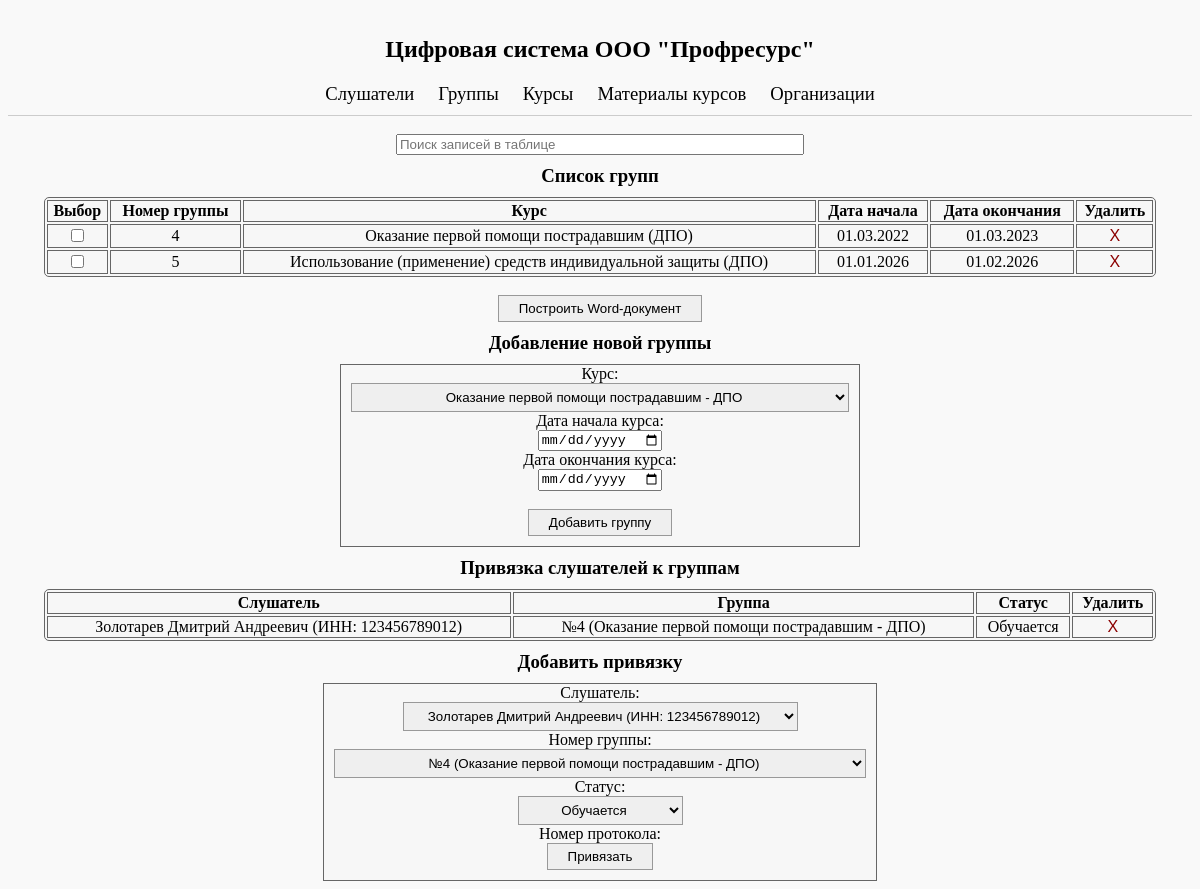
Before: /groups/ with the older database file.
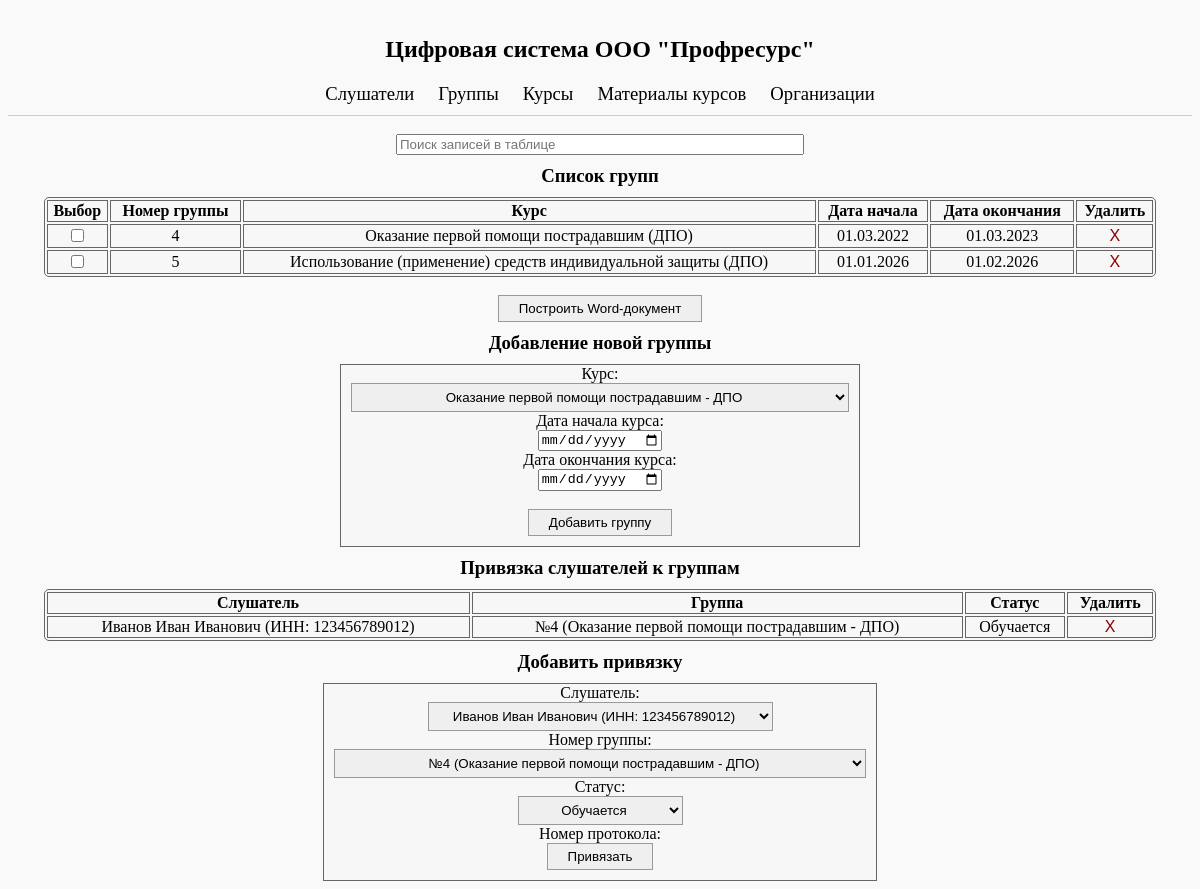
After: the same page with the newer database file.
### main/models.py (models this page shows)
class Группы(models.Model):
    Курс = models.ForeignKey(Курсы, on_delete=models.CASCADE)
    Дата_начала_курса = models.DateField(blank=True, null=True)
    Дата_окончания_курса = models.DateField(blank=True, null=True)

class Курсы(models.Model):
    Тип = models.ForeignKey(Типы_курсов, on_delete=models.CASCADE)
    Название = models.CharField(max_length=255)
    Объём_часов = models.IntegerField(blank=True, null=False, default=0)

class Типы_курсов(models.Model):
    Название = models.CharField(max_length=10, unique=True)

class Человек_группа(models.Model):
    Слушатель = models.ForeignKey(Слушатели, on_delete=models.CASCADE)
    Группа = models.ForeignKey(Группы, on_delete=models.CASCADE)
    Статус = models.ForeignKey(Статусы, on_delete=models.CASCADE, null=False, default="")

class Слушатели(models.Model):
    Фамилия = models.CharField(max_length=100, null=False)
    Имя = models.CharField(max_length=100, null=False)
    Отчество = models.CharField(max_length=100, blank=True, null=True)
    Дата_рождения = models.DateField(null=False)
    Пол = models.ForeignKey(Пол, on_delete=models.SET_NULL, null=True)
    Серия_паспорта = models.CharField(max_length=10, blank=True, null=True)
    Номер_паспорта = models.CharField(max_length=20, blank=True, null=False)
    Гражданство = models.ForeignKey(Страны, on_delete=models.SET_NULL, null=True)
    Номер_СНИЛС = models.CharField(max_length=11, blank=True, null=True)
    ИНН = models.CharField(max_length=12, blank=True, null=True, unique=True)
    Телефон = models.CharField(max_length=10, blank=True, null=True)
    Email = models.EmailField(blank=True, null=True)

class Статусы(models.Model):
    Название = models.CharField(max_length=50, null=False, default="")

### main/views.py (the view, shortened to what this page needs)
# urls.py: path('groups/', views.группы_view, name='group_list'),
def группы_view(request):
    return render(request, 'main/GroupList.html', {
        'курсы': Курсы.objects.all(),
        'слушатели': Слушатели.objects.all(),
        'группы': Группы.objects.all(),
        'Человек_группа': Человек_группа.objects.all(),
        'статусы': Статусы.objects.all(),
    })

### main/templates/main/GroupList.html (shortened to what the changed rows need)
{% extends 'main/MainMenu.html' %}
{% block content %}
    <div>
        <table class="table" id = "group-table">
            <thead>
                <tr>
                    <th>Выбор</th>
                    <th>Номер группы</th>
                    <th>Курс</th>
                    <th>Дата начала</th>
                    <th>Дата окончания</th>
                    <th>Удалить</th>
                </tr>
            </thead>
            <tbody>
                {% for группа in группы %}
                    <tr data-id="{{ группа.id }}">
                        <td><input type="checkbox"></td>
                        <td>{{ группа.id }}</td>
                        <td>{{ группа.Курс.Название }} ({{ группа.Курс.Тип.Название }})</td>
                        <td>{{ группа.Дата_начала_курса|date:"d.m.Y" }}</td>
                        <td>{{ группа.Дата_окончания_курса|date:"d.m.Y" }}</td>
                        <td>
                            <form method="post" action="{% url 'delete_group' группа.id %}">
                                <button type="submit" class="delete-button" onclick="return confirm('Удалить эту запись?');">X</button>
                            </form>
                        </td>
                    </tr>
                {% endfor %}
            </tbody>
        </table><br>
    </div>
    <div>
        <table class="table" id="group-linking-table"
            <thead>
                <tr>
                    <th>Слушатель</th>
                    <th>Группа</th>
                    <th>Статус</th>
                    <th>Удалить</th>
                </tr>
            <tbody>
                {% for чел_группа in Человек_группа %}
                    <tr>
                        <td>{{ чел_группа.Слушатель.Фамилия }} {{ чел_группа.Слушатель.Имя }} {{ чел_группа.Слушатель.Отчество }} (ИНН: {{ чел_группа.Слушатель.ИНН }})</td>
                        <td>№{{ чел_группа.Группа.id }} ({{ чел_группа.Группа.Курс.Название }} - {{ чел_группа.Группа.Курс.Тип.Название }})</td>
                        <td>{{ чел_группа.Статус.Название }}</td>
                        <td>
                            <form method="post" action="{% url 'delete_group_linking' чел_группа.id %}">
                                <button type="submit" class="delete-button" onclick="return confirm('Удалить привязку?');">X</button>
                            </form>
                        </td>
                    </tr>
                {% endfor %}
            </tbody>
        </table>
        <form class="account-form" method="post" action="{% url 'group_list' %}">
            <label>Слушатель:</label><br>
            <select name="Слушатель" required>
                {% for слушатель in слушатели %}
                <option value="{{ слушатель.id }}">
                    {{ слушатель.Фамилия }} {{ слушатель.Имя }} {{ слушатель.Отчество }} (ИНН: {{ слушатель.ИНН }})
                </option>
                {% endfor %}
            </select><br>
            <label>Номер группы:</label><br>
            <select name="Группа" required>
                {% for группа in группы %}
                    <option value="{{ группа.id }}"> №{{ группа.id }} ({{ группа.Курс.Название }} - {{ группа.Курс.Тип.Название }})</option>
                {% endfor %}
            </select><br>
            <label>Статус:</label><br>
            <select name="Статус">
                {% for статус in статусы %}
                    <option value="{{ статус.id }}">{{ статус.Название }}</option>
                {% endfor %}
            </select><br>
            <label>Номер протокола:</label><br>
            <button type="submit" name="submit_привязка">Привязать</button>
        </form>
    </div>
{% endblock %}

Changed rows visible on the page:
removed Человек_группа: Слушатель.Фамилия "Золотарев", Слушатель.Имя "Дмитрий", Слушатель.Отчество "Андреевич", Слушатель.ИНН "123456789012", Группа "4", Группа.Название "Оказание первой помощи пострадавшим", Группа.Название "ДПО", Статус.Название "Обучается"
added Человек_группа: Слушатель.Фамилия "Иванов", Слушатель.Имя "Иван", Слушатель.Отчество "Иванович", Слушатель.ИНН "123456789012", Группа "4", Группа.Название "Оказание первой помощи пострадавшим", Группа.Название "ДПО", Статус.Название "Обучается"
Other visible differences:
form field value: "Золотарев Дмитрий Андреевич (ИНН: 123456789012)" → "Иванов Иван Иванович (ИНН: 123456789012)"
